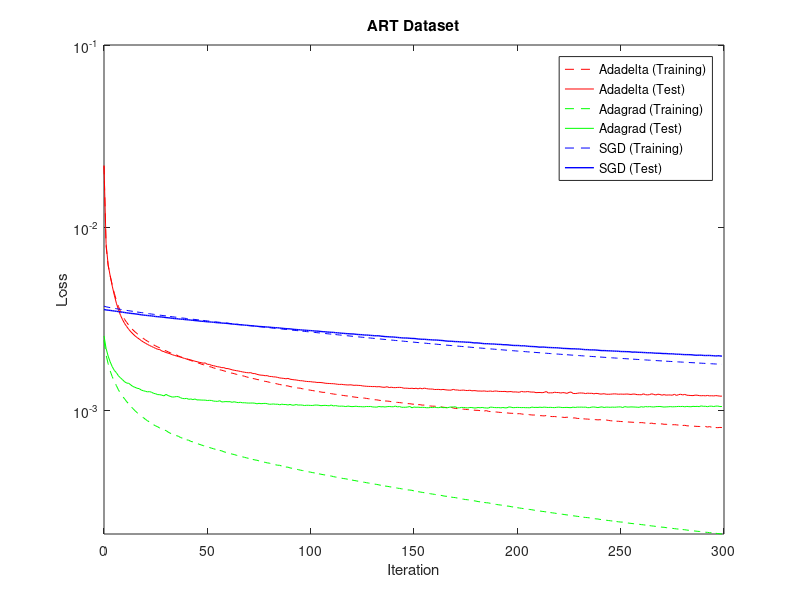

Source code (MATLAB):
source = sprintf('ART Dataset');
network = sprintf('regression');
adadelta = csvread('results_art_adadelta.csv', 1, 0);
adagrad = csvread('results_art_adagrad.csv', 1, 0);
sgd = csvread('results_art_sgd.csv', 1, 0);
n = 300;
clf();
figure(1);
plot(adadelta(1:n,1), adadelta(1:n,2), 'r--', ...
     adadelta(1:n,1), adadelta(1:n,4), 'r', ...
     adagrad(1:n,1), adagrad(1:n,2), 'g--', ...
     adagrad(1:n,1), adagrad(1:n,4), 'g', ...
     sgd(1:n,1), sgd(1:n,2), 'b--', ...
     sgd(1:n,1), sgd(1:n,4), 'b', ...
     'LineWidth', 1),
        set(gca, 'yscale', 'log');
ylim([0 1e-1])
title(source);
xlabel('Iteration');
ylabel('Loss');
legend('Adadelta (Training)', 'Adadelta (Test)', ...
       'Adagrad (Training)', 'Adagrad (Test)', ...
       'SGD (Training)', 'SGD (Test)', ...
       'Location', 'northeast');
%grid('on');
